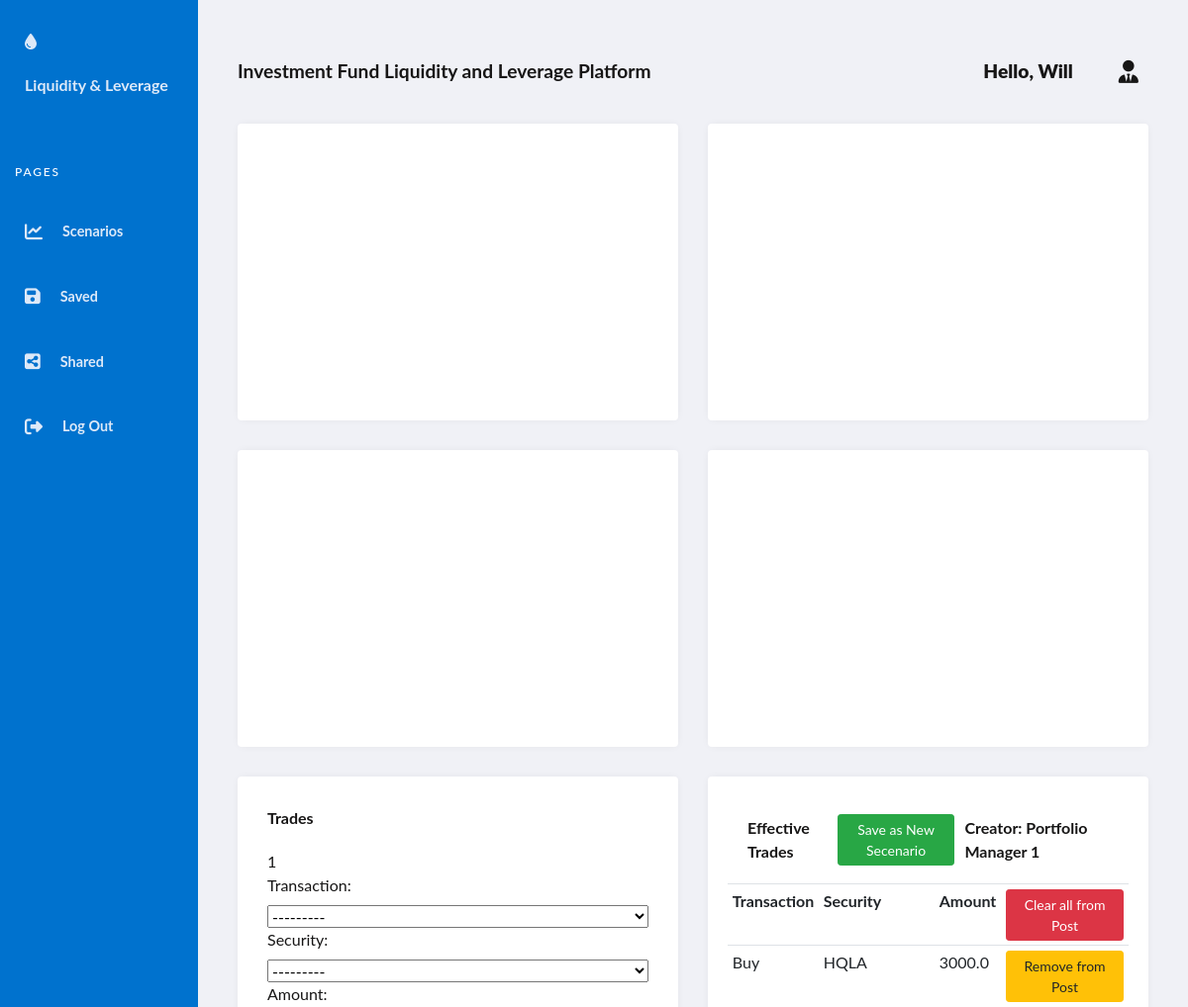
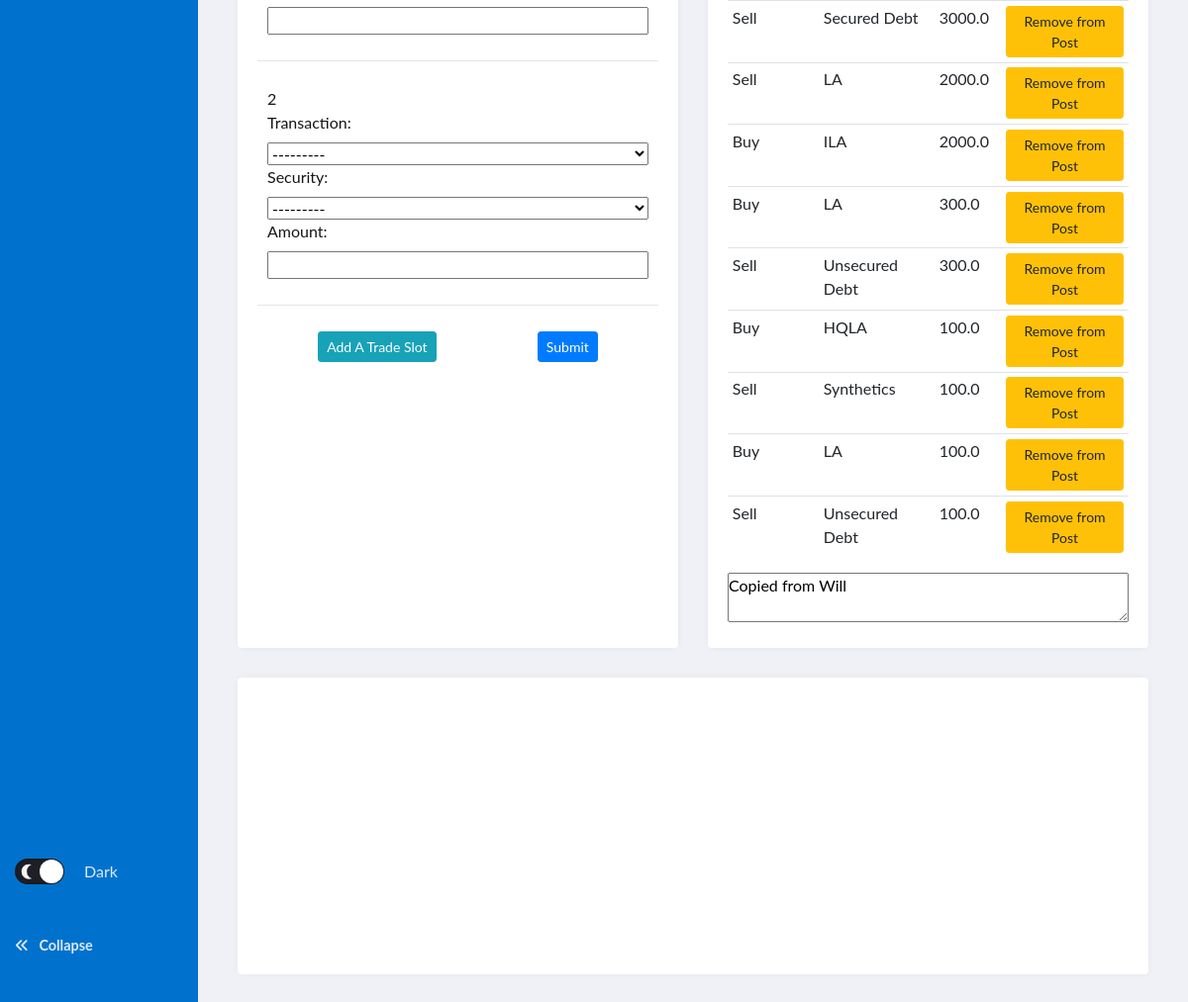
/?postid=21 (signed in), run on the app's committed database (2 pictures, top to bottom).
### fund/models.py (models this page shows, shortened)
class User(AbstractUser):
    pass

class Post(models.Model):
    user = models.ForeignKey(User, on_delete=models.CASCADE, related_name='post_user')
    content = models.CharField(max_length=6400)
    date_time = models.DateTimeField()
    like = models.ManyToManyField(User, blank=True, related_name='liking')
    trade = models.ManyToManyField(Trade, blank=True, related_name='trade_post')
    publish = models.BooleanField(default=False)
    def __str__(self):
        trades_str = ""
        for trade in self.trade.all():
            trades_str+=" "+ str(trade.id)
        return f"{self.user} posted {self.content} on {self.date_time} had trade ids: {trades_str}, with {self.like.count()} likes"

class Trade(models.Model):
    CODE = (
        ("Buy", "Buy"),
        ("Sell", "Sell")
    )
    CLASSIFICATION = (
        ("HQLA", "HQLA"),
        ("LA", "LA"),
        ("ILA", "ILA"),
        ("Secured Debt", "Secured Debt"),
        ("Unsecured Debt", "Unsecured Debt"),
        ("Synthetics", "Synthetics")
    )
    user = models.ForeignKey(User, on_delete=models.CASCADE, related_name='trade_user')
    transaction = models.CharField(max_length=50, choices=CODE)
    security = models.CharField(max_length=50, choices=CLASSIFICATION)
    amount = models.FloatField()

### fund/views.py (the view)
# urls.py: path("", views.scenarios, name="scenarios"),
def scenarios(request):
    add_trade_form = request.GET.get("add")
    postid = request.GET.get("postid")
    print(postid)
    if add_trade_form is None:
        TradeFormSet = inlineformset_factory(User, Trade, fields=("transaction", "security", "amount"), can_delete = False, max_num=2)
    else:
        TradeFormSet = inlineformset_factory(User, Trade, fields=("transaction", "security", "amount"), can_delete = False, extra=int(add_trade_form)+1)
    userid = request.user.id
    if userid:
        user = User.objects.get(id=userid)
        if postid:
            post = Post.objects.get(id=postid)
            if post.publish == True:
                post.publish = "Unpublish"
            elif post.publish == False:
                post.publish = "Publish"
            if post.user == user:
                save_post = "Save Scenario Description"
            else:
                save_post = "Save as New Secenario"
            extrade = post.trade.all()
        else:
            extrade = Trade.objects.filter(user=user)
    else:
        extrade = []
    formset_empty = TradeFormSet()
    if (postid is None) or (userid is None):
        post = []
        save_post = "Save Scenario"
    if request.method == "POST":
        formset = TradeFormSet(request.POST, instance=user)
        if formset.is_valid():
            formset.save()
            trades = Trade.objects.filter(user=user)
            trades = trades.order_by("-id")[:int(request.POST['trade_user-TOTAL_FORMS'])]
            if postid:
                for trade in trades:
                    post.trade.add(trade)
                return redirect('/?postid={}'.format(postid))
        return redirect("scenarios")
    else:
        print(post)
        print(save_post)
        return render(request, "fund/scenarios.html", {
            "formset_empty":formset_empty,
            "extrade":extrade,
            "post":post,
            "save_post": save_post
            })

### fund/templates/fund/scenarios.html (shortened to what this page needs)
{% extends "fund/main_page.html" %}
{% load static %}
{% block content %}
<div id="scenarios-view">
    <section class="grid">
        <article class="grid-chart">
            <div class="grid-cell">
                <div id="hisTrend"></div>
            </div>
        </article>
        <article class="grid-chart">
            <div class="grid-cell">
                <div id="assetComp"></div>
            </div>
        </article>
        <article class="grid-chart">
            <div class="grid-cell">
                <div id="liqImpact"></div>
            </div>
        </article>
        <article class="grid-chart">
            <div class="grid-cell">
                <div id="levImpact"></div>
            </div>
        </article>
        <article class="grid-group">
            <div class="grid-cell">
                <div class="trade-form-wrapper">
                    <div class="trade-form">Trades</div>
                        <form id="form" class="form" action="{% url 'scenarios' %}" method="POST">
                            {% for form in formset_empty %}
                                <div class="formset">
                                    <aside id="num_forms"> {{ forloop.counter }}</aside>
                                    {{form}}
                                </div>
                                <hr>
                            {% endfor %}
                            <div id="button-wrapper">
                                <a id="add_form" href="#" class="btn btn-sm btn-info" name="Add">Add A Trade Slot</a>
                                <input id="submit-form" type="submit" class="btn btn-sm btn-primary" name="Submit">
                            </div>
                        </form>
                </div>
            </div>
        </article>
        <article class="grid-group">
            <div class="grid-cell">
                <div class="effective-trades">
                    <div id="button-wrapper-header">
                        <div>Effective Trades</div>
                        <a id="save-post" href="#" class="btn btn-sm btn-success" name="save-post">{{ save_post }}</a>
                        <div hidden id="post_user">Creator: {{ post.user }}</div>
                    </div>
                    <table class="table table-sm">
                        <tr>
                            <th>Transaction</th>
                            <th>Security</th>
                            <th>Amount</th>
                            <th>
                                <a id="delete-all-button" href="{% url 'remove_all' %}" class="btn btn-sm btn-danger"><strong>Delete All</strong></a>
                            </th>
                        </tr>
                        {% for trade in extrade %}
                        <tr>
                            <td>{{trade.transaction}}</td>
                            <td>{{trade.security}}</td>
                            <td>{{trade.amount}}</td>
                            <td>
                                <a id="remove-button" href="{% url 'remove' trade.id %}" class="btn btn-sm btn-warning">Delete</a>
                            </td>
                        </tr>
                        {% endfor %}
                    </table>
                    <textarea id="scenario_content" placeholder="Enter description for the scenario">{{ post.content }}</textarea>
                </div>
            </div>
        </article>
        <article class="grid-chart">
        </article>
    </section>
</div>
{% endblock %}

### fund/templates/fund/main_page.html (shortened to what this page needs)
{% load static %}
<!DOCTYPE html>
<html lang="en">
    <head>
        <link rel="stylesheet" href="https://stackpath.bootstrapcdn.com/bootstrap/4.3.1/css/bootstrap.min.css">
        <link rel="stylesheet" href="{% static 'fund/styles.css' %}">
    </head>
    <body>
        <header class="page-header">
            <nav>
                <a href="#0" class="logo">
                <div width="140" height="49">
                    <i class="fas fa-tint"></i>
                </div>
                <span class="title">Liquidity & Leverage</span>
                </a>
                <ul class="admin-menu">
                <li class="menu-heading">
                    <h3>Pages</h3>
                </li>
                <li>
                    <a id="scenarios" class="nav-link" href={% url 'scenarios' %}>
                        <div>
                        </div>
                        <span>Scenarios</span>
                </li>
                <li>
                    <a class="nav-link" href="{% url 'saved' %}">
                    <div>
                    </div>
                    <span>Saved</span>
                    </a>
                </li>
                <li>
                    <a class="nav-link" href="{% url 'shared' %}">
                    <div>
                    </div>
                    <span>Shared</span>
                    </a>
                </li>
                {% if user.is_authenticated %}
                    <li class="nav-item">
                        <a class="nav-link" href="{% url 'logout' %}">
                        <div>
                        </div>
                        <span>Log Out</span>
                        </a>
                    </li>
                {% endif %}
                <li>
                    <div class="switch">
                        <label for="mode">
                            <span></span>
                            <span>Dark</span>
                        </label>
                    </div>
                    <button class="collapse-btn" aria-expanded="true" aria-label="collapse menu">
                    <section aria-hidden="true">
                        <i class="fas fa-angle-double-left"></i>
                    </section>
                    <span>Collapse</span>
                    </button>
                </li>
                </ul>
            </nav>
        </header>
        <section class="page-content">
            <section class="title-and-user">
                <div>Investment Fund Liquidity and Leverage Platform</div>
                <div class="admin-profile">
                <span class="greeting">
                    {% if user.is_authenticated %}
                            <a class="nav-link" href="#"><strong id="username">Hello, {{ user.username }}</strong></a>
                    {% endif %}
                </span>
                <div class="notifications">
                    <i class="fas fa-user-tie"></i>
                </div>
                </div>
            </section>
                {% block content %}
                {% endblock %}
        </section>
    </body>
</html>

### data on the page
User: username "Will"
Post: user "Portfolio Manager 1", content "Copied from Will"
Trade: transaction "Buy", security "HQLA", amount "3000.0"
Trade: transaction "Sell", security "Secured Debt", amount "3000.0"
Trade: transaction "Sell", security "LA", amount "2000.0"
Trade: transaction "Buy", security "ILA", amount "2000.0"
Trade: transaction "Buy", security "LA", amount "300.0"
Trade: transaction "Sell", security "Unsecured Debt", amount "300.0"
Trade: transaction "Buy", security "HQLA", amount "100.0"
Trade: transaction "Sell", security "Synthetics", amount "100.0"
Trade: transaction "Buy", security "LA", amount "100.0"
Trade: transaction "Sell", security "Unsecured Debt", amount "100.0"

### other printed values
{{ save_post }} "Save as New Secenario"
